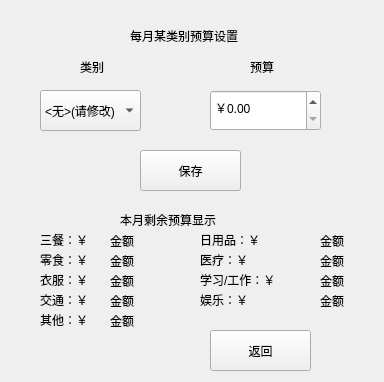
<?xml version="1.0" encoding="UTF-8"?>
<ui version="4.0">
 <class>set_badget</class>
 <widget class="QWidget" name="set_badget">
  <property name="geometry">
   <rect>
    <x>0</x>
    <y>0</y>
    <width>384</width>
    <height>382</height>
   </rect>
  </property>
  <property name="windowTitle">
   <string>Form</string>
  </property>
  <widget class="QDoubleSpinBox" name="input">
   <property name="geometry">
    <rect>
     <x>210</x>
     <y>90</y>
     <width>111</width>
     <height>41</height>
    </rect>
   </property>
   <property name="prefix">
    <string>￥</string>
   </property>
   <property name="maximum">
    <double>99999.990000000005239</double>
   </property>
   <property name="value">
    <double>0.000000000000000</double>
   </property>
  </widget>
  <widget class="QLabel" name="label_2">
   <property name="geometry">
    <rect>
     <x>130</x>
     <y>20</y>
     <width>151</width>
     <height>31</height>
    </rect>
   </property>
   <property name="text">
    <string>每月某类别预算设置</string>
   </property>
  </widget>
  <widget class="QPushButton" name="pushButton_2">
   <property name="geometry">
    <rect>
     <x>210</x>
     <y>330</y>
     <width>101</width>
     <height>41</height>
    </rect>
   </property>
   <property name="text">
    <string>返回</string>
   </property>
  </widget>
  <widget class="QPushButton" name="pushButton">
   <property name="geometry">
    <rect>
     <x>140</x>
     <y>150</y>
     <width>101</width>
     <height>41</height>
    </rect>
   </property>
   <property name="text">
    <string>保存</string>
   </property>
  </widget>
  <widget class="QLabel" name="label_3">
   <property name="geometry">
    <rect>
     <x>40</x>
     <y>230</y>
     <width>61</width>
     <height>20</height>
    </rect>
   </property>
   <property name="text">
    <string>三餐：￥</string>
   </property>
  </widget>
  <widget class="QLabel" name="sancan">
   <property name="geometry">
    <rect>
     <x>110</x>
     <y>230</y>
     <width>49</width>
     <height>21</height>
    </rect>
   </property>
   <property name="text">
    <string>金额</string>
   </property>
  </widget>
  <widget class="QComboBox" name="type">
   <property name="geometry">
    <rect>
     <x>40</x>
     <y>90</y>
     <width>101</width>
     <height>41</height>
    </rect>
   </property>
   <property name="currentText">
    <string>&lt;无&gt;(请修改)</string>
   </property>
   <item>
    <property name="text">
     <string>&lt;无&gt;(请修改)</string>
    </property>
   </item>
   <item>
    <property name="text">
     <string>三餐</string>
    </property>
   </item>
   <item>
    <property name="text">
     <string>零食</string>
    </property>
   </item>
   <item>
    <property name="text">
     <string>衣服</string>
    </property>
   </item>
   <item>
    <property name="text">
     <string>交通</string>
    </property>
   </item>
   <item>
    <property name="text">
     <string>日用品</string>
    </property>
   </item>
   <item>
    <property name="text">
     <string>医疗</string>
    </property>
   </item>
   <item>
    <property name="text">
     <string>学习/工作</string>
    </property>
   </item>
   <item>
    <property name="text">
     <string>娱乐</string>
    </property>
   </item>
   <item>
    <property name="text">
     <string>其他</string>
    </property>
   </item>
  </widget>
  <widget class="QLabel" name="label">
   <property name="geometry">
    <rect>
     <x>80</x>
     <y>60</y>
     <width>49</width>
     <height>14</height>
    </rect>
   </property>
   <property name="text">
    <string>类别</string>
   </property>
  </widget>
  <widget class="QLabel" name="label_4">
   <property name="geometry">
    <rect>
     <x>250</x>
     <y>60</y>
     <width>49</width>
     <height>14</height>
    </rect>
   </property>
   <property name="text">
    <string>预算</string>
   </property>
  </widget>
  <widget class="QLabel" name="label_5">
   <property name="geometry">
    <rect>
     <x>120</x>
     <y>210</y>
     <width>191</width>
     <height>20</height>
    </rect>
   </property>
   <property name="text">
    <string>本月剩余预算显示</string>
   </property>
  </widget>
  <widget class="QLabel" name="lingshi">
   <property name="geometry">
    <rect>
     <x>110</x>
     <y>250</y>
     <width>49</width>
     <height>21</height>
    </rect>
   </property>
   <property name="text">
    <string>金额</string>
   </property>
  </widget>
  <widget class="QLabel" name="label_6">
   <property name="geometry">
    <rect>
     <x>40</x>
     <y>250</y>
     <width>61</width>
     <height>20</height>
    </rect>
   </property>
   <property name="text">
    <string>零食：￥</string>
   </property>
  </widget>
  <widget class="QLabel" name="yifu">
   <property name="geometry">
    <rect>
     <x>110</x>
     <y>270</y>
     <width>49</width>
     <height>21</height>
    </rect>
   </property>
   <property name="text">
    <string>金额</string>
   </property>
  </widget>
  <widget class="QLabel" name="label_7">
   <property name="geometry">
    <rect>
     <x>40</x>
     <y>270</y>
     <width>61</width>
     <height>20</height>
    </rect>
   </property>
   <property name="text">
    <string>衣服：￥</string>
   </property>
  </widget>
  <widget class="QLabel" name="jiaotong">
   <property name="geometry">
    <rect>
     <x>110</x>
     <y>290</y>
     <width>49</width>
     <height>21</height>
    </rect>
   </property>
   <property name="text">
    <string>金额</string>
   </property>
  </widget>
  <widget class="QLabel" name="label_8">
   <property name="geometry">
    <rect>
     <x>40</x>
     <y>290</y>
     <width>61</width>
     <height>20</height>
    </rect>
   </property>
   <property name="text">
    <string>交通：￥</string>
   </property>
  </widget>
  <widget class="QLabel" name="xuexi">
   <property name="geometry">
    <rect>
     <x>320</x>
     <y>270</y>
     <width>49</width>
     <height>21</height>
    </rect>
   </property>
   <property name="text">
    <string>金额</string>
   </property>
  </widget>
  <widget class="QLabel" name="riyongpin">
   <property name="geometry">
    <rect>
     <x>320</x>
     <y>230</y>
     <width>49</width>
     <height>21</height>
    </rect>
   </property>
   <property name="text">
    <string>金额</string>
   </property>
  </widget>
  <widget class="QLabel" name="yule">
   <property name="geometry">
    <rect>
     <x>320</x>
     <y>290</y>
     <width>49</width>
     <height>21</height>
    </rect>
   </property>
   <property name="text">
    <string>金额</string>
   </property>
  </widget>
  <widget class="QLabel" name="label_9">
   <property name="geometry">
    <rect>
     <x>200</x>
     <y>230</y>
     <width>61</width>
     <height>20</height>
    </rect>
   </property>
   <property name="text">
    <string>日用品：￥</string>
   </property>
  </widget>
  <widget class="QLabel" name="label_10">
   <property name="geometry">
    <rect>
     <x>200</x>
     <y>250</y>
     <width>61</width>
     <height>20</height>
    </rect>
   </property>
   <property name="text">
    <string>医疗：￥</string>
   </property>
  </widget>
  <widget class="QLabel" name="label_11">
   <property name="geometry">
    <rect>
     <x>200</x>
     <y>290</y>
     <width>61</width>
     <height>20</height>
    </rect>
   </property>
   <property name="text">
    <string>娱乐：￥</string>
   </property>
  </widget>
  <widget class="QLabel" name="yiliao">
   <property name="geometry">
    <rect>
     <x>320</x>
     <y>250</y>
     <width>49</width>
     <height>21</height>
    </rect>
   </property>
   <property name="text">
    <string>金额</string>
   </property>
  </widget>
  <widget class="QLabel" name="label_12">
   <property name="geometry">
    <rect>
     <x>200</x>
     <y>270</y>
     <width>111</width>
     <height>20</height>
    </rect>
   </property>
   <property name="text">
    <string>学习/工作：￥</string>
   </property>
  </widget>
  <widget class="QLabel" name="qita">
   <property name="geometry">
    <rect>
     <x>110</x>
     <y>310</y>
     <width>49</width>
     <height>21</height>
    </rect>
   </property>
   <property name="text">
    <string>金额</string>
   </property>
  </widget>
  <widget class="QLabel" name="label_13">
   <property name="geometry">
    <rect>
     <x>40</x>
     <y>310</y>
     <width>61</width>
     <height>20</height>
    </rect>
   </property>
   <property name="text">
    <string>其他：￥</string>
   </property>
  </widget>
 </widget>
 <resources/>
 <connections/>
</ui>
